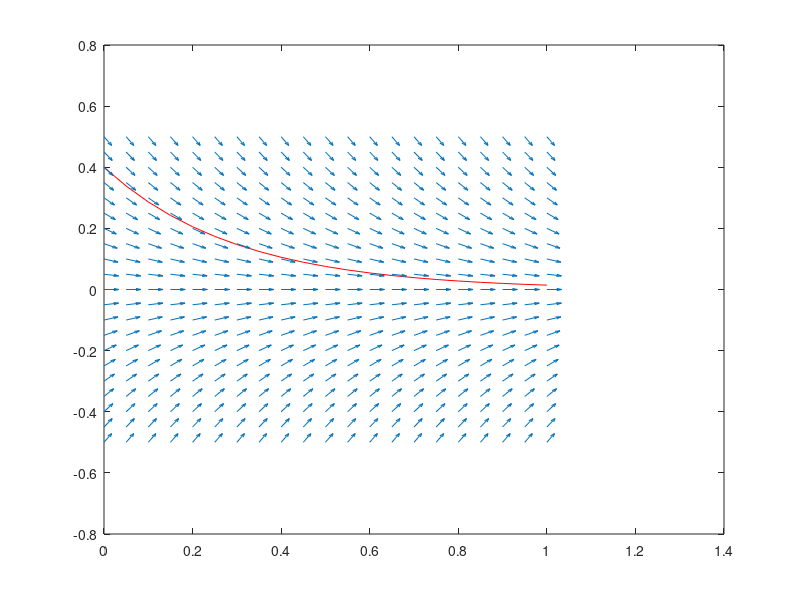

Recreate this plot in MATLAB.
clear all; close all;

T=0.3; t=0:0.05:1; E=-0.5:0.05:.5;
plot( t, 0.4*exp(-t/T), 'r'), hold on;

[tt,EE] = meshgrid(t,E); sc=30*sqrt( 1 + 1/T^2*EE.^2 );
quiver( tt ,EE, ones(size(tt))./sc, -1/T*EE./sc, 0);
